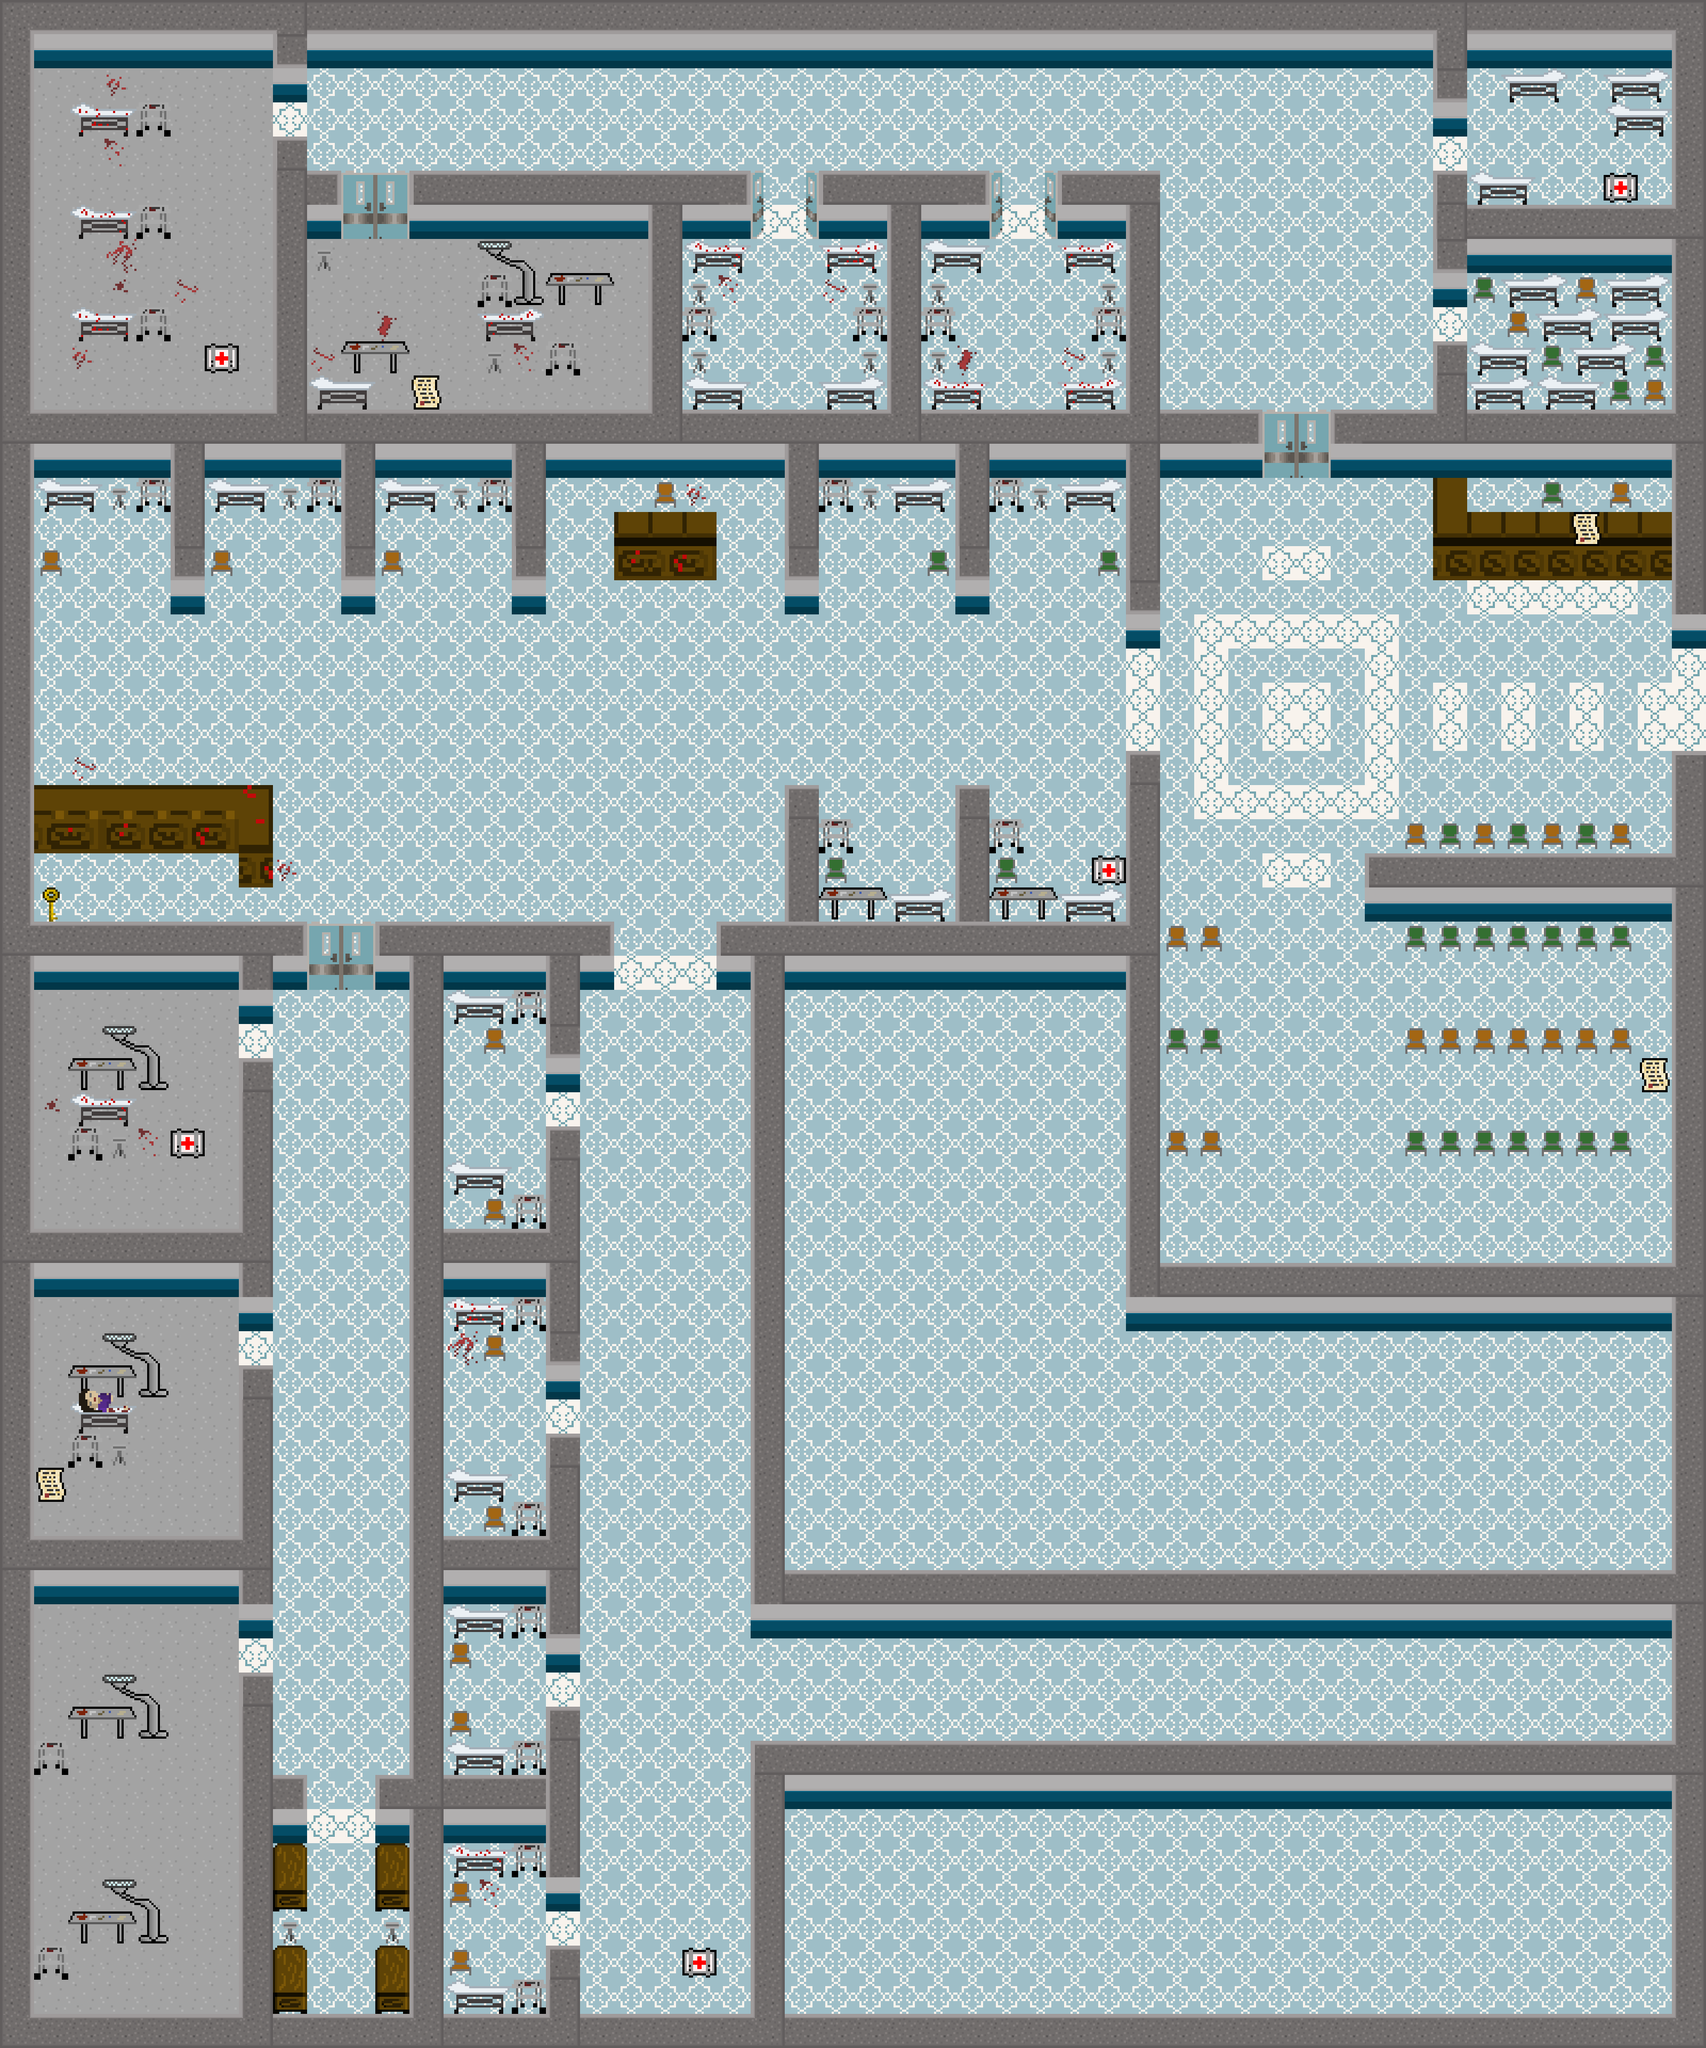

Rendered tile map (Tiled .tmx) drawn with the repository's tilesets; below, a short description and the map source with its tile grids summarised:
An orthogonal 50x60 tile map with 64x64 px tiles, 8 tile layers (Fondo, Limites, Decoraciones, Salidas, ...), 16 tilesets.

<map version="1.0" orientation="orthogonal" renderorder="right-down" width="50" height="60" tilewidth="64" tileheight="64" nextobjectid="1">
 <tileset firstgid="1" name="ParedHospitalRenovada" tilewidth="64" tileheight="64" tilecount="6" columns="1">
  <image source="ParedHospitalRenovada.png" width="64" height="384" />
 </tileset>
 <tileset firstgid="7" name="Azulejo" tilewidth="64" tileheight="64" tilecount="1" columns="1">
  <image source="Azulejo.png" width="64" height="64" />
 </tileset>
 <tileset firstgid="8" name="HospitalPared" tilewidth="64" tileheight="64" tilecount="25" columns="5">
  <image source="HospitalPared.png" width="320" height="320" />
  <tile id="0">
   <properties>
    <property name="tipo" value="obstaculo" />
   </properties>
  </tile>
  <tile id="1">
   <properties>
    <property name="tipo" value="obstaculo" />
   </properties>
  </tile>
  <tile id="2">
   <properties>
    <property name="tipo" value="obstaculo" />
   </properties>
  </tile>
  <tile id="3">
   <properties>
    <property name="tipo" value="obstaculo" />
   </properties>
  </tile>
  <tile id="4">
   <properties>
    <property name="tipo" value="obstaculo" />
   </properties>
  </tile>
  <tile id="5">
   <properties>
    <property name="tipo" value="obstaculo" />
   </properties>
  </tile>
  <tile id="6">
   <properties>
    <property name="tipo" value="obstaculo" />
   </properties>
  </tile>
  <tile id="7">
   <properties>
    <property name="tipo" value="obstaculo" />
   </properties>
  </tile>
  <tile id="8">
   <properties>
    <property name="tipo" value="obstaculo" />
   </properties>
  </tile>
  <tile id="9">
   <properties>
    <property name="tipo" value="obstaculo" />
   </properties>
  </tile>
  <tile id="10">
   <properties>
    <property name="tipo" value="obstaculo" />
   </properties>
  </tile>
  <tile id="11">
   <properties>
    <property name="tipo" value="obstaculo" />
   </properties>
  </tile>
  <tile id="12">
   <properties>
    <property name="tipo" value="obstaculo" />
   </properties>
  </tile>
  <tile id="13">
   <properties>
    <property name="tipo" value="obstaculo" />
   </properties>
  </tile>
  <tile id="14">
   <properties>
    <property name="tipo" value="obstaculo" />
   </properties>
  </tile>
  <tile id="15">
   <properties>
    <property name="tipo" value="obstaculo" />
   </properties>
  </tile>
  <tile id="16">
   <properties>
    <property name="tipo" value="obstaculo" />
   </properties>
  </tile>
  <tile id="17">
   <properties>
    <property name="tipo" value="obstaculo" />
   </properties>
  </tile>
  <tile id="18">
   <properties>
    <property name="tipo" value="obstaculo" />
   </properties>
  </tile>
 </tileset>
 <tileset firstgid="33" name="Camillas" tilewidth="64" tileheight="64" tilecount="12" columns="4">
  <image source="Camillas.png" width="256" height="192" />
  <tile id="0">
   <properties>
    <property name="tipo" value="obstaculo" />
   </properties>
  </tile>
  <tile id="1">
   <properties>
    <property name="tipo" value="obstaculo" />
   </properties>
  </tile>
  <tile id="2">
   <properties>
    <property name="tipo" value="obstaculo" />
   </properties>
  </tile>
  <tile id="3">
   <properties>
    <property name="tipo" value="obstaculo" />
   </properties>
  </tile>
  <tile id="4">
   <properties>
    <property name="tipo" value="obstaculo" />
   </properties>
  </tile>
  <tile id="5">
   <properties>
    <property name="tipo" value="obstaculo" />
   </properties>
  </tile>
  <tile id="6">
   <properties>
    <property name="tipo" value="obstaculo" />
   </properties>
  </tile>
  <tile id="7">
   <properties>
    <property name="tipo" value="obstaculo" />
   </properties>
  </tile>
  <tile id="8">
   <properties>
    <property name="tipo" value="obstaculo" />
   </properties>
  </tile>
  <tile id="9">
   <properties>
    <property name="tipo" value="obstaculo" />
   </properties>
  </tile>
  <tile id="10">
   <properties>
    <property name="tipo" value="obstaculo" />
   </properties>
  </tile>
  <tile id="11">
   <properties>
    <property name="tipo" value="obstaculo" />
   </properties>
  </tile>
 </tileset>
 <tileset firstgid="45" name="MuebleHospital" tilewidth="64" tileheight="64" tilecount="24" columns="4">
  <image source="MuebleHospital.png" width="256" height="384" />
  <tile id="0">
   <properties>
    <property name="tipo" value="obstaculo" />
   </properties>
  </tile>
  <tile id="1">
   <properties>
    <property name="tipo" value="obstaculo" />
   </properties>
  </tile>
  <tile id="2">
   <properties>
    <property name="tipo" value="obstaculo" />
   </properties>
  </tile>
  <tile id="3">
   <properties>
    <property name="tipo" value="obstaculo" />
   </properties>
  </tile>
  <tile id="4">
   <properties>
    <property name="tipo" value="obstaculo" />
   </properties>
  </tile>
  <tile id="5">
   <properties>
    <property name="tipo" value="obstaculo" />
   </properties>
  </tile>
  <tile id="6">
   <properties>
    <property name="tipo" value="obstaculo" />
   </properties>
  </tile>
  <tile id="7">
   <properties>
    <property name="tipo" value="obstaculo" />
   </properties>
  </tile>
  <tile id="8">
   <properties>
    <property name="tipo" value="obstaculo" />
   </properties>
  </tile>
  <tile id="9">
   <properties>
    <property name="tipo" value="obstaculo" />
   </properties>
  </tile>
  <tile id="10">
   <properties>
    <property name="tipo" value="obstaculo" />
   </properties>
  </tile>
  <tile id="11">
   <properties>
    <property name="tipo" value="obstaculo" />
   </properties>
  </tile>
  <tile id="12">
   <properties>
    <property name="tipo" value="obstaculo" />
   </properties>
  </tile>
  <tile id="13">
   <properties>
    <property name="tipo" value="obstaculo" />
   </properties>
  </tile>
  <tile id="14">
   <properties>
    <property name="tipo" value="obstaculo" />
   </properties>
  </tile>
  <tile id="15">
   <properties>
    <property name="tipo" value="obstaculo" />
   </properties>
  </tile>
  <tile id="16">
   <properties>
    <property name="tipo" value="obstaculo" />
   </properties>
  </tile>
  <tile id="17">
   <properties>
    <property name="tipo" value="obstaculo" />
   </properties>
  </tile>
  <tile id="18">
   <properties>
    <property name="tipo" value="obstaculo" />
   </properties>
  </tile>
  <tile id="19">
   <properties>
    <property name="tipo" value="obstaculo" />
   </properties>
  </tile>
 </tileset>
 <tileset firstgid="69" name="decor" tilewidth="64" tileheight="64" tilecount="15" columns="5">
  <image source="decor.png" width="320" height="192" />
  <tile id="0">
   <properties>
    <property name="lugar" value="2" />
    <property name="tipo" value="entrada" />
   </properties>
  </tile>
  <tile id="3">
   <properties>
    <property name="tipo" value="obstaculo" />
   </properties>
  </tile>
  <tile id="4">
   <properties>
    <property name="tipo" value="obstaculo" />
   </properties>
  </tile>
  <tile id="5">
   <properties>
    <property name="tipo" value="obstaculo" />
   </properties>
  </tile>
  <tile id="6">
   <properties>
    <property name="tipo" value="obstaculo" />
   </properties>
  </tile>
  <tile id="7">
   <properties>
    <property name="tipo" value="obstaculo" />
   </properties>
  </tile>
  <tile id="8">
   <properties>
    <property name="tipo" value="obstaculo" />
   </properties>
  </tile>
  <tile id="9">
   <properties>
    <property name="tipo" value="obstaculo" />
   </properties>
  </tile>
  <tile id="10">
   <properties>
    <property name="tipo" value="obstaculo" />
   </properties>
  </tile>
  <tile id="11">
   <properties>
    <property name="tipo" value="obstaculo" />
   </properties>
  </tile>
 </tileset>
 <tileset firstgid="84" name="MueblePequeño00" tilewidth="64" tileheight="64" tilecount="12" columns="3">
  <image source="MueblePequeño00.png" width="192" height="256" />
 </tileset>
 <tileset firstgid="96" name="Sangre" tilewidth="64" tileheight="64" tilecount="6" columns="6">
  <image source="manchaSangre.png" width="384" height="64" />
 </tileset>
 <tileset firstgid="102" name="medkit" tilewidth="64" tileheight="64" tilecount="1" columns="1">
  <image source="../Items/medkit.png" width="64" height="64" />
  <tile id="0">
   <properties>
    <property name="item" value="medkit" />
    <property name="tipo" value="item" />
   </properties>
  </tile>
 </tileset>
 <tileset firstgid="103" name="Anna" tilewidth="64" tileheight="64" tilecount="6" columns="6">
  <image source="Anna.png" width="384" height="64" />
  <tile id="4">
   <properties>
    <property name="tipo" value="obstaculo" />
   </properties>
  </tile>
  <tile id="5">
   <properties>
    <property name="tipo" value="obstaculo" />
   </properties>
  </tile>
 </tileset>
 <tileset firstgid="109" name="puertaClinica" tilewidth="128" tileheight="128" tilecount="2" columns="2">
  <image source="puertaClinica.png" width="256" height="128" />
  <tile id="0">
   <properties>
    <property name="tipo" value="puerta" />
    <property name="valorLlave" value="10" />
   </properties>
  </tile>
 </tileset>
 <tileset firstgid="111" name="llave" tilewidth="64" tileheight="64" tilecount="1" columns="1">
  <image source="../Items/llave.png" width="64" height="64" />
  <tile id="0">
   <properties>
    <property name="item" value="llave" />
    <property name="tipo" value="item" />
   </properties>
  </tile>
 </tileset>
 <tileset firstgid="112" name="carta" tilewidth="64" tileheight="64" tilecount="1" columns="1">
  <image source="../Items/carta.png" width="64" height="64" />
  <tile id="0">
   <properties>
    <property name="item" value="carta" />
    <property name="tipo" value="item" />
   </properties>
  </tile>
 </tileset>
 <tileset firstgid="113" name="puertaClinica" tilewidth="128" tileheight="128" tilecount="2" columns="2">
  <image source="puertaClinica.png" width="256" height="128" />
  <tile id="0">
   <properties>
    <property name="tipo" value="puerta" />
    <property name="valorLlave" value="4" />
   </properties>
  </tile>
 </tileset>
 <tileset firstgid="115" name="puertaClinica" tilewidth="128" tileheight="128" tilecount="2" columns="2">
  <image source="puertaClinica.png" width="256" height="128" />
  <tile id="0">
   <properties>
    <property name="tipo" value="puerta" />
    <property name="valorLlave" value="3" />
   </properties>
  </tile>
 </tileset>
 <tileset firstgid="117" name="carta" tilewidth="64" tileheight="64" tilecount="1" columns="1">
  <image source="../Items/carta.png" width="64" height="64" />
  <tile id="0">
   <properties>
    <property name="item" value="cartaUnica" />
    <property name="tipo" value="item" />
   </properties>
  </tile>
 </tileset>
 <layer name="Fondo" width="50" height="60">
  <data>[3000 cells, 3000 non-empty, 3 distinct tile ids]</data>
 </layer>
 <layer name="Limites" width="50" height="60">
  <data>[3000 cells, 846 non-empty, 44 distinct tile ids]</data>
 </layer>
 <layer name="Decoraciones" width="50" height="60">
  <data>[3000 cells, 293 non-empty, 14 distinct tile ids]</data>
 </layer>
 <layer name="Salidas" width="50" height="60">
  <properties>
   <property name="tipo" value="entrada" />
  </properties>
  <data>[3000 cells, 5 non-empty, 1 distinct tile ids]</data>
 </layer>
 <layer name="Interactivos" width="50" height="60">
  <data>[3000 cells, 0 non-empty, 0 distinct tile ids]</data>
 </layer>
 <layer name="Puerta" width="50" height="60">
  <properties>
   <property name="tipo" value="puerta" />
  </properties>
  <data>[3000 cells, 3 non-empty, 3 distinct tile ids]</data>
 </layer>
 <layer name="Recolectables" width="50" height="60">
  <data>[3000 cells, 10 non-empty, 4 distinct tile ids]</data>
 </layer>
 <layer name="Void" width="50" height="60">
  <data>[3000 cells, 0 non-empty, 0 distinct tile ids]</data>
 </layer>
</map>
